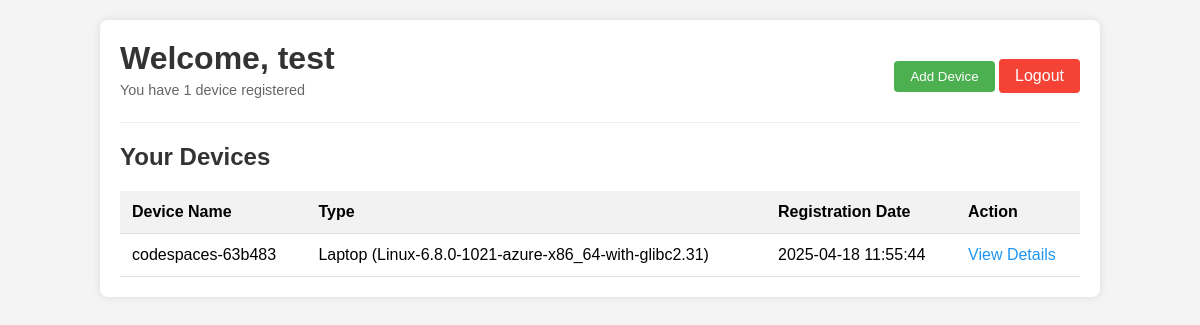
The page /dashboard (signed in) on the database as committed earlier.
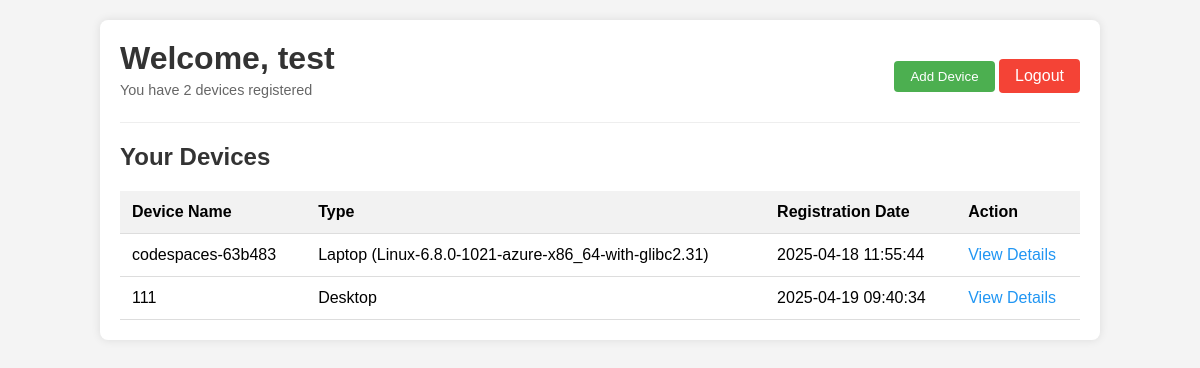
The same page on the database as committed later.
### tables this page shows
CREATE TABLE devices (
                id INTEGER PRIMARY KEY,
                user_id INTEGER,
                device_name TEXT NOT NULL,
                device_type TEXT NOT NULL,
                registered_date TEXT NOT NULL,
                FOREIGN KEY (user_id) REFERENCES users (id)
            );

### track_server.py (the view)
@app.route('/dashboard')
@login_required
def dashboard():
    devices = db.get_user_devices(session['user_id'])
    return render_template('dashboard.html', devices=devices, username=session.get('username'))

### track_server.py (called while the page is built)
def login_required(f):
    @wraps(f)
    def decorated_function(*args, **kwargs):
        if 'user_id' not in session:
            return redirect(url_for('login'))
        return f(*args, **kwargs)
    return decorated_function

def generate_csrf_token():
    if 'csrf_token' not in session:
        session['csrf_token'] = secrets.token_hex(32)
    return session['csrf_token']

@app.context_processor
def inject_csrf_token():
    return {'csrf_token': generate_csrf_token()}

@app.after_request
def add_security_headers(response):
    response.headers['Content-Security-Policy'] = "default-src 'self'; script-src 'self' 'unsafe-inline' https://unpkg.com; style-src 'self' 'unsafe-inline' https://unpkg.com; img-src 'self' data: https://*.tile.openstreetmap.org; connect-src 'self'"
    response.headers['X-Content-Type-Options'] = 'nosniff'
    response.headers['X-Frame-Options'] = 'DENY'
    response.headers['X-XSS-Protection'] = '1; mode=block'
    return response

    def get_user_devices(self, user_id):
        with self.lock:
            self.cursor.execute(
                "SELECT id, device_name, device_type, registered_date FROM devices WHERE user_id = ?",
                (user_id,)
            )
            return self.cursor.fetchall()

### templates/dashboard.html (shortened to what this page needs)
<!DOCTYPE html>
<html lang="en">
<head>
</head>
<body>
    <div class="container">
        <header>
            <div>
                <h1>Welcome, {{ username }}</h1>
                <p class="device-count">You have {{ devices|length }} device{% if devices|length != 1 %}s{% endif %} registered</p>
            </div>
            <div>
                <button id="addDeviceBtn" class="btn">Add Device</button>
                <a href="/logout" class="btn btn-logout">Logout</a>
            </div>
        </header>
        {% if devices %}
        <h2>Your Devices</h2>
        <table>
            <thead>
                <tr>
                    <th>Device Name</th>
                    <th>Type</th>
                    <th>Registration Date</th>
                    <th>Action</th>
                </tr>
            </thead>
            <tbody>
                {% for device in devices %}
                <tr>
                    <td>{{ device[1] }}</td>
                    <td>{{ device[2] }}</td>
                    <td>{{ device[3] }}</td>
                    <td><a href="/device/{{ device[0] }}" class="device-link">View Details</a></td>
                </tr>
                {% endfor %}
            </tbody>
        </table>
        {% else %}
        <div class="empty-state">
            <h2>No devices registered yet</h2>
            <p>Click the "Add Device" button to register your first device.</p>
            <p>Or install the client application on your laptop to automatically register it.</p>
        </div>
        {% endif %}
    </div>
</body>
</html>

### templates/dashboard.html (style rules this page uses)
body { font-family: Arial, sans-serif; margin: 0; padding: 0; background-color: #f4f4f4; }
.container { width: 80%; margin: 20px auto; background-color: white; padding: 20px; border-radius: 8px; box-shadow: 0 0 10px rgba(0,0,0,0.1); }
header { display: flex; justify-content: space-between; align-items: center; margin-bottom: 20px; padding-bottom: 10px; border-bottom: 1px solid #eee; }
h1, h2 { color: #333; margin: 0; }
.btn { display: inline-block; padding: 8px 16px; background-color: #4CAF50; color: white; text-decoration: none; border-radius: 4px; border: none; cursor: pointer; transition: background-color 0.3s; }
.btn-logout { background-color: #f44336; }
table { width: 100%; border-collapse: collapse; margin-top: 20px; }
th, td { padding: 12px; text-align: left; border-bottom: 1px solid #ddd; }
th { background-color: #f2f2f2; font-weight: bold; }
.device-link { color: #2196F3; text-decoration: none; }
.device-count { color: #666; margin-top: 5px; font-size: 0.9em; }

Rows that differ between the two databases and show on the page:
added devices: device_name "111", device_type "Desktop", registered_date "2025-04-19 09:40:34"
Other text that changed with them:
{{ devices|length }}: "1" → "2"
text now shown: "s"
